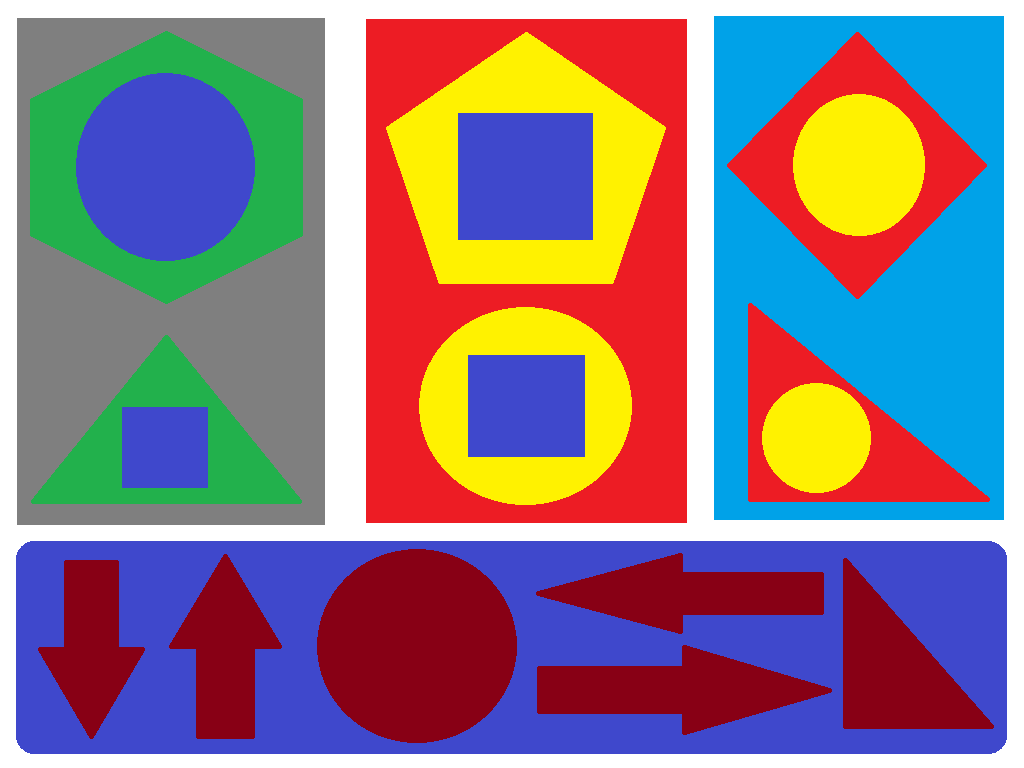
#> input picture datas/CShapes.png, 1024 x 768 px
$ python Ders6.py   (Python 2 division)   (older library calls are emulated)
#> lines starting #> are read from the running program, lines starting #| are printed output that depends on the picture; after the words box and inside, x2 and y2 are one past the last pixel; in counts of white or black regions, pixels touching at a corner belong together; long printed decimals are rounded
import cv2
import numpy as np
import matplotlib.pyplot as plt

def area_demo():
    lst = []
    lst.append([0,0])
    lst.append([10,0])
    lst.append([10,10])
    lst.append([5,4])
    cnt = np.array(lst)
    area = cv2.contourArea(cnt)
    print "Contour : ",lst
    print "Contour Area : ", area
    return

# [32 lines left out: function seed_count, not called in this run]

def contour_demo():
    wName = "Contour ";
    print wName + " Shapes "
    oImg = cv2.imread("../datas/CShapes.png")
#> oImg is the input picture: shape (768, 1024, 3); mean B, G, R 133.3, 121.2, 140.8
    cv2.namedWindow(wName);
    cv2.imshow(wName,oImg);
    cv2.waitKey(0)
    print " Shapes Gray Scale "
    tImg = cv2.cvtColor(oImg, cv2.COLOR_BGR2GRAY)
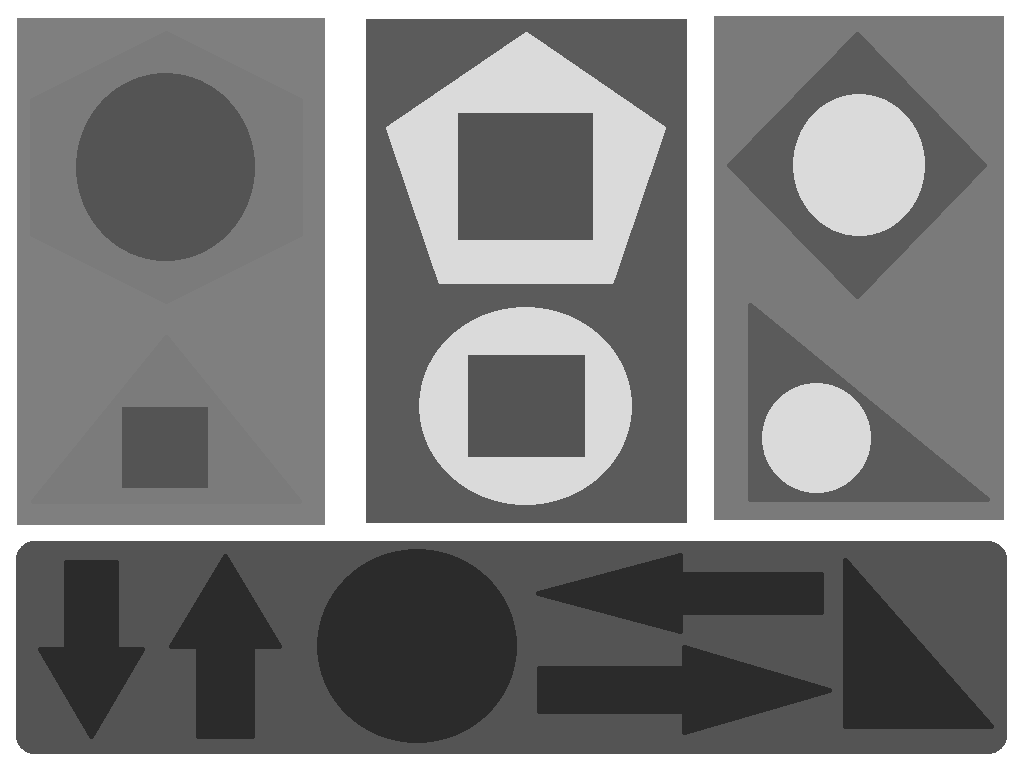
#> tImg: shape (768, 1024); min 43, max 255, mean 128.3
    cv2.imshow(wName,tImg);
    cv2.waitKey(0)
    print " Shapes from Canny "
    tImg = cv2.Canny(oImg,120,190,5)
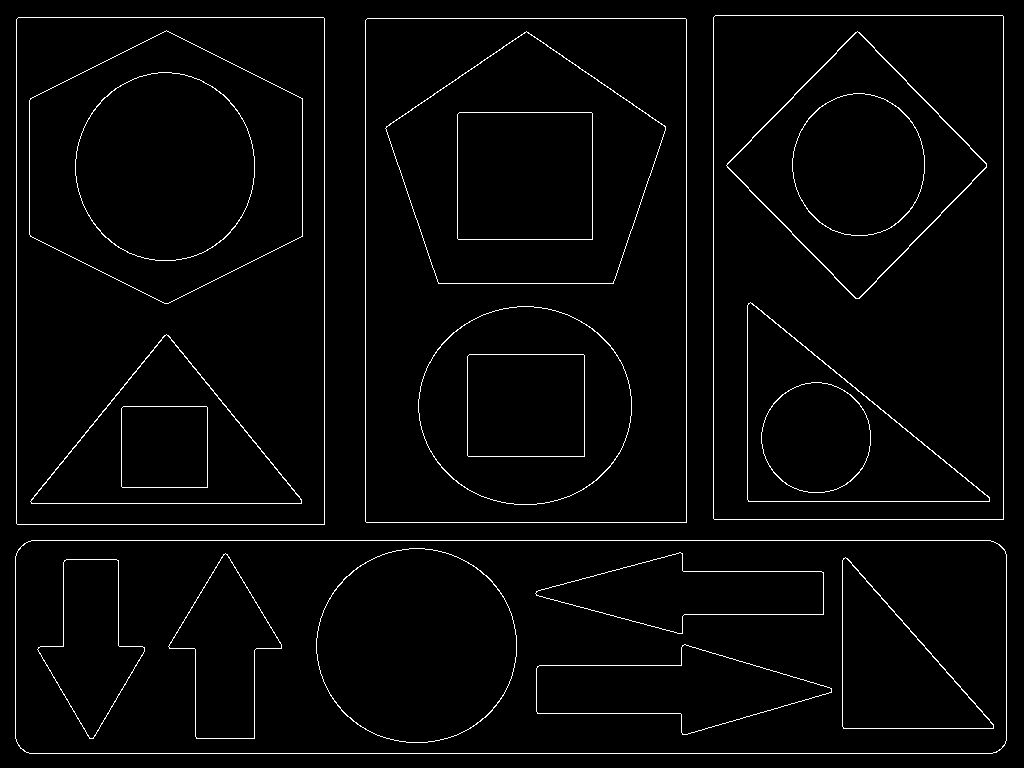
#> tImg: shape (768, 1024); 2.4% white in thin lines or dots
    cv2.imshow(wName,tImg);
    cv2.waitKey(0)
    image, contours, hierarchy = cv2.findContours(tImg,cv2.RETR_TREE,cv2.CHAIN_APPROX_NONE)
#> contours = 44 contours; largest, box (x1, y1, x2, y2) and area: (15, 540, 1007, 754) 210790, (15, 540, 1007, 754) 210774, (365, 18, 687, 523) 161781, (365, 18, 687, 523) 161780, (16, 17, 325, 525) 156153
    cv2.imshow(wName,image);
    cv2.waitKey(0)

    #loop
    i = 0
    j = 0
    key = 0
    hierarchy = hierarchy[0]
    while True:
		out_image = oImg.copy()
		out_image = cv2.drawContours(out_image, [contours[i]], 0, (100,155,5), -1)
		print_contour_info(contours[i],out_image,i,hierarchy[i])
		cv2.imshow(wName,out_image)
		key = cv2.waitKey(0)
		res = key
		print 'Key: ',key
		if key == 27 :
			break
		if key == 2490368 or key == 8: # Up
			j = 3
		elif key == 2621440 or key == 13: # Down
			j = 2
		elif key == 2424832 or key == 32: # Left
		#elif key == 2424832 : # Left
			j = 1
		elif key == 2555904 or key == 9: # Right
			j = 0
		else :
			j = -1

		if j == -1 :
			continue

		if hierarchy[i][j] != -1 :
			i = hierarchy[i][j]
		print i,' ', hierarchy[i]

    cv2.destroyWindow(wName)

def print_contour_info(cnt,out_image,i,hcnt):

#> called with cnt = array of shape (2365, 1, 2), i = 0, hcnt = array of shape (4,)
    area = cv2.contourArea(cnt)
#> area = 210790.5

    (x,y),radius = cv2.minEnclosingCircle(cnt)
#> x = 510.7; y = 647; radius = 504
    center = (int(x),int(y))
#> center = (510, 647)
    radius = int(radius)
#> radius = 503
    out_image = cv2.circle(out_image,center,radius,(0,255,0),2)

    # Bounding Rect
    x,y,w,h = cv2.boundingRect(cnt)
#> x = 15; y = 540; w = 992; h = 214
    bRect = [x,y,w,h]
#> bRect = [15, 540, 992, 214]
    out_image = cv2.rectangle(out_image,(x,y),(x+w,y+h),(0,255,255),2)
    # Rotated Rect
    rRect = cv2.minAreaRect(cnt)
#> rRect = ((510.5, 646.5), (213, 991), -90)
    box = cv2.boxPoints(rRect)
#> box = [[1006, 753], [15, 753], [15, 540], [1006, 540]]
    box = np.int0(box)
    out_image = cv2.drawContours(out_image,[box],0,(0,0,255),2)
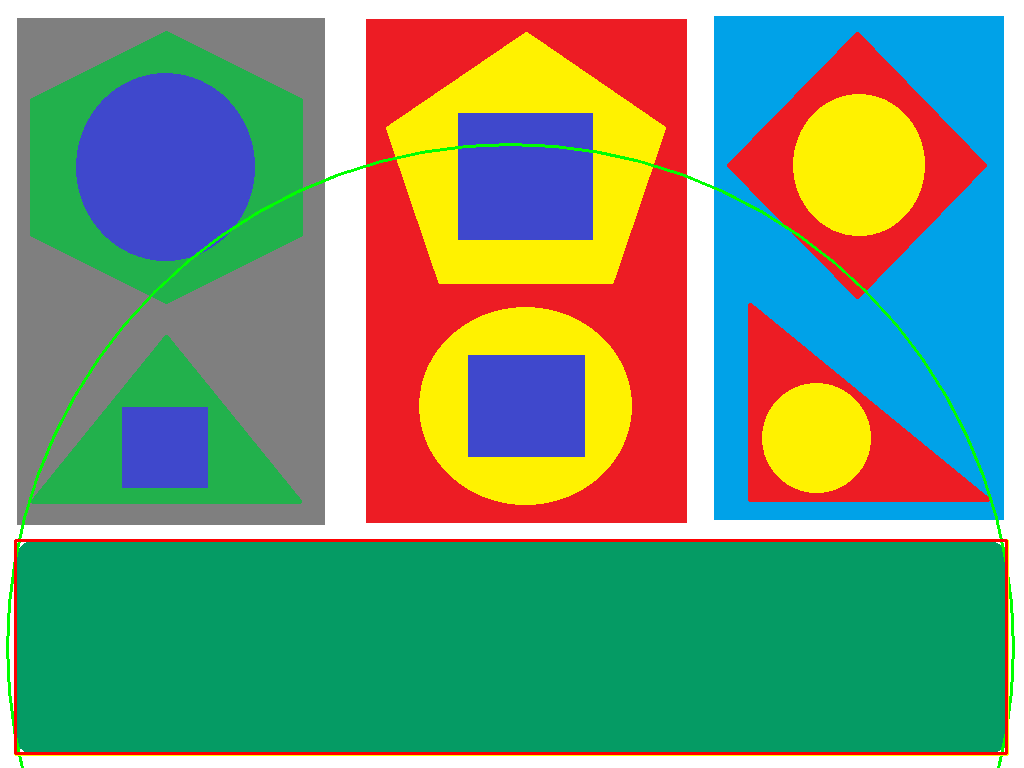
#> out_image: shape (768, 1024, 3); mean B, G, R 123.6, 150.5, 117
    #Moments and Center of mass
    M = cv2.moments(cnt)
#> M = moments, m00 210790.5, centre m10/m00, m01/m00 = (510.6, 646.5)
    cx = int(M['m10']/M['m00'])
#> cx = 510
    cy = int(M['m01']/M['m00'])
#> cy = 646

    #Hu moments
    huM = cv2.HuMoments(M)
#> huM = [0.405, 0.136, 5.21e-09, 5.61e-10, -9e-19, -2.05e-10, -3.31e-19]

    print 'Contour : ', i
    print 'Area : ', area
#| Area :  210790.5
    print 'Hierarchy : ',hcnt
#| Hierarchy :  [14 -1  1 -1]
    print " Minimum Enclosing Circle - Center : ", center , " Radius : " , radius
#|  Minimum Enclosing Circle - Center :  (510, 647)  Radius :  503
    print " Bounding Rect : ", bRect
#|  Bounding Rect :  [15, 540, 992, 214]
    size = (int(rRect[1][0]),int(rRect[1][1]))
#> size = (213, 991)
    print " Rotated Rect - Size :",size, " Angle : ",rRect[2]
#|  Rotated Rect - Size : (213, 991)  Angle :  -90.0
    print " Center of Mass : ",(cx,cy)
#|  Center of Mass :  (510, 646)
    print " isConvex : ",cv2.isContourConvex(cnt)
#|  isConvex :  False
    print " Contour Perimeter : ",cv2.arcLength(cnt,True)
#|  Contour Perimeter :  2382.811
    print " Moments \n "
    for k in M.keys():
        print "  ",k,' : ',M[k]
#> this loop made 24 passes
#> k on passes 1 to 12: 'm00', 'm10', 'm01', 'm20', 'm11', 'm02', 'm30', 'm21', 'm12', 'm03', 'mu20', 'mu11'
#|    m00  :  210790.5
#|    m10  :  107619130.833
#|    m01  :  136279157.5
#|    m20  :  72149421042.75
#|    m11  :  69577381604.125
#|    m02  :  88901457279.75
#|    m30  :  54403346373020.45
#|    m21  :  46646178239595.28
#> (further printed lines are left out)

    print " Hu Moments  : ",huM
#|  Hu Moments  :  [[ 4.05094839e-01]
#|  [ 1.36390844e-01]
#|  [ 5.21317973e-09]
#|  [ 5.60807388e-10]
#|  [-9.00108787e-19]
#|  [-2.05138135e-10]
#|  [-3.30586655e-19]]
#> (key Esc is pressed here)
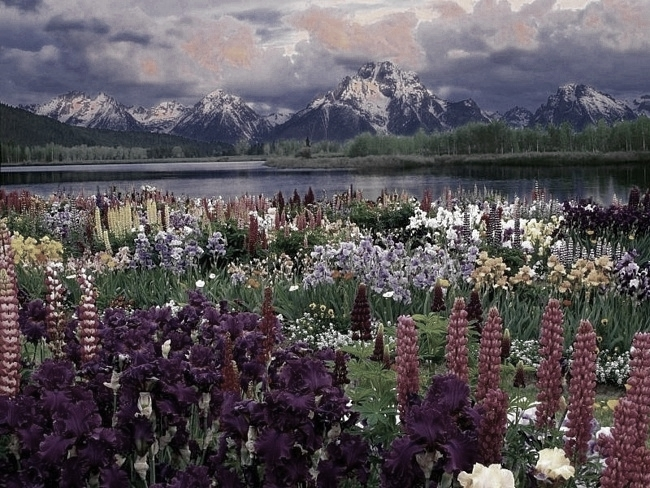
#> input picture datas/manzara2.jpg, 650 x 488 px
#> in histogram_demo, oImg is the input picture: shape (488, 650, 3); mean B, G, R 87.7, 83.1, 88.6

    return

def showHist(img):
    hsv_Img = cv2.cvtColor(img, cv2.COLOR_BGR2HSV)
#> hsv_Img: shape (488, 650, 3); mean H, S, V 102.9, 56.6, 94.8
    h,s,v = cv2.split(hsv_Img)
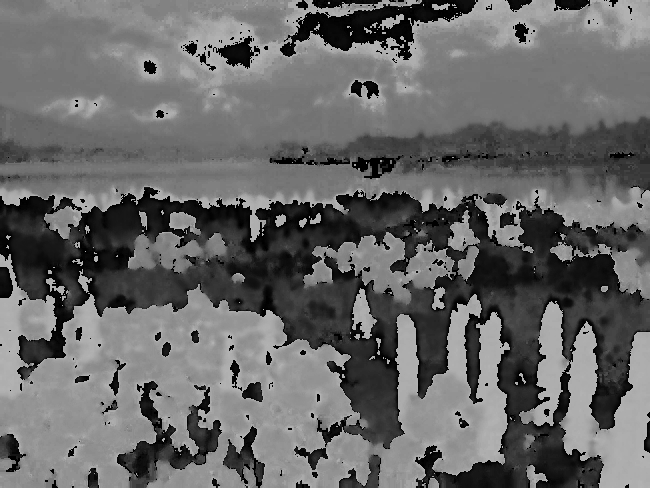
#> h: shape (488, 650); min 0, max 179, mean 102.9
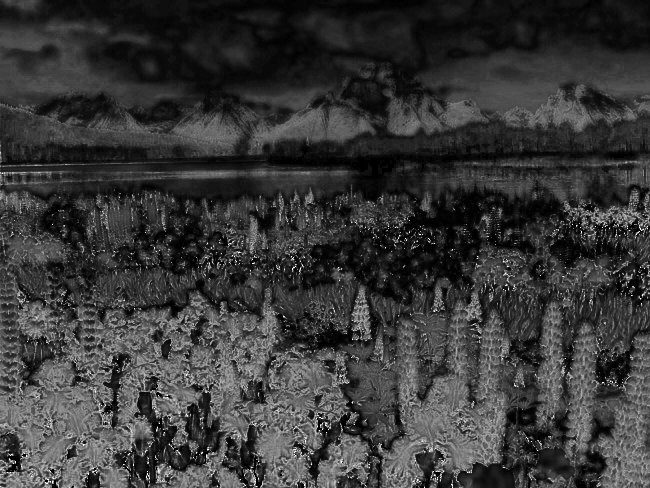
#> s: shape (488, 650); min 0, max 255, mean 56.6
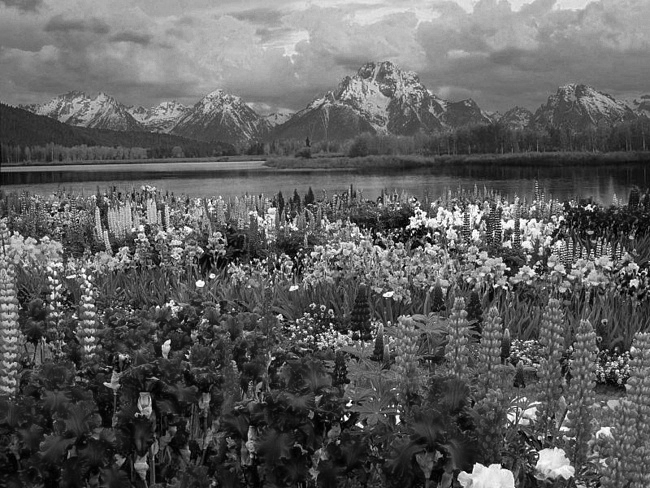
#> v: shape (488, 650); min 0, max 255, mean 94.8
    hist_h = cv2.calcHist( [h], [0], None, [180], [0, 180] )
#> hist_h = 180 values, max 11035 at index 116, min 0 at index 64, mean 1762.2
    hist_s = cv2.calcHist( [s], [0], None, [255], [0, 255] )
#> hist_s = 255 values, max 5093 at index 11, min 0 at index 169, mean 1242.9
    hist_v = cv2.calcHist( [v], [0], None, [255], [0, 255] )
#> hist_v = 255 values, max 2573 at index 75, min 39 at index 254, mean 1243.8
    plt.subplot(3,1,1)
    plt.title('Hue Histogram')
    x_pos = list(range(len(hist_h)))
#> x_pos = 180 values from 0 to 179
#> (the run stopped early here; a loop or call above may not have finished)
